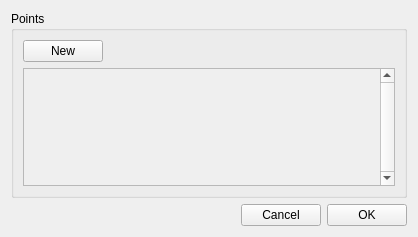
<?xml version="1.0" encoding="UTF-8"?>
<ui version="4.0">
 <class>HounsfieldColorSegmentEditor</class>
 <widget class="QWidget" name="HounsfieldColorSegmentEditor">
  <property name="geometry">
   <rect>
    <x>0</x>
    <y>0</y>
    <width>418</width>
    <height>237</height>
   </rect>
  </property>
  <property name="windowTitle">
   <string>Hounsfiel Color Segment Editor</string>
  </property>
  <layout class="QVBoxLayout" name="verticalLayout_2">
   <item>
    <widget class="QGroupBox" name="groupBox">
     <property name="title">
      <string>Points</string>
     </property>
     <layout class="QVBoxLayout" name="verticalLayout">
      <item>
       <layout class="QHBoxLayout" name="horizontalLayout">
        <item>
         <widget class="QPushButton" name="newPointButton">
          <property name="text">
           <string>New</string>
          </property>
          <property name="icon">
           <iconset resource="resources.qrc">
            <normaloff>:/static/default/icon/22x22/document-new.png</normaloff>:/static/default/icon/22x22/document-new.png</iconset>
          </property>
         </widget>
        </item>
        <item>
         <spacer name="horizontalSpacer">
          <property name="orientation">
           <enum>Qt::Horizontal</enum>
          </property>
          <property name="sizeHint" stdset="0">
           <size>
            <width>40</width>
            <height>20</height>
           </size>
          </property>
         </spacer>
        </item>
       </layout>
      </item>
      <item>
       <widget class="QScrollArea" name="scrollArea">
        <property name="verticalScrollBarPolicy">
         <enum>Qt::ScrollBarAlwaysOn</enum>
        </property>
        <property name="widgetResizable">
         <bool>true</bool>
        </property>
        <widget class="QWidget" name="scrollAreaWidgetContents">
         <property name="geometry">
          <rect>
           <x>0</x>
           <y>0</y>
           <width>373</width>
           <height>120</height>
          </rect>
         </property>
        </widget>
       </widget>
      </item>
     </layout>
    </widget>
   </item>
   <item>
    <layout class="QHBoxLayout" name="horizontalLayout_2">
     <item>
      <spacer name="horizontalSpacer_2">
       <property name="orientation">
        <enum>Qt::Horizontal</enum>
       </property>
       <property name="sizeHint" stdset="0">
        <size>
         <width>40</width>
         <height>20</height>
        </size>
       </property>
      </spacer>
     </item>
     <item>
      <widget class="QPushButton" name="cancelButton">
       <property name="text">
        <string>Cancel</string>
       </property>
       <property name="icon">
        <iconset resource="resources.qrc">
         <normaloff>:/static/default/icon/22x22/application-exit.png</normaloff>:/static/default/icon/22x22/application-exit.png</iconset>
       </property>
      </widget>
     </item>
     <item>
      <widget class="QPushButton" name="okButton">
       <property name="text">
        <string>OK</string>
       </property>
       <property name="icon">
        <iconset resource="resources.qrc">
         <normaloff>:/static/default/icon/22x22/dialog-ok-apply.png</normaloff>:/static/default/icon/22x22/dialog-ok-apply.png</iconset>
       </property>
      </widget>
     </item>
    </layout>
   </item>
  </layout>
 </widget>
 <resources>
  <include location="resources.qrc"/>
 </resources>
 <connections/>
</ui>
